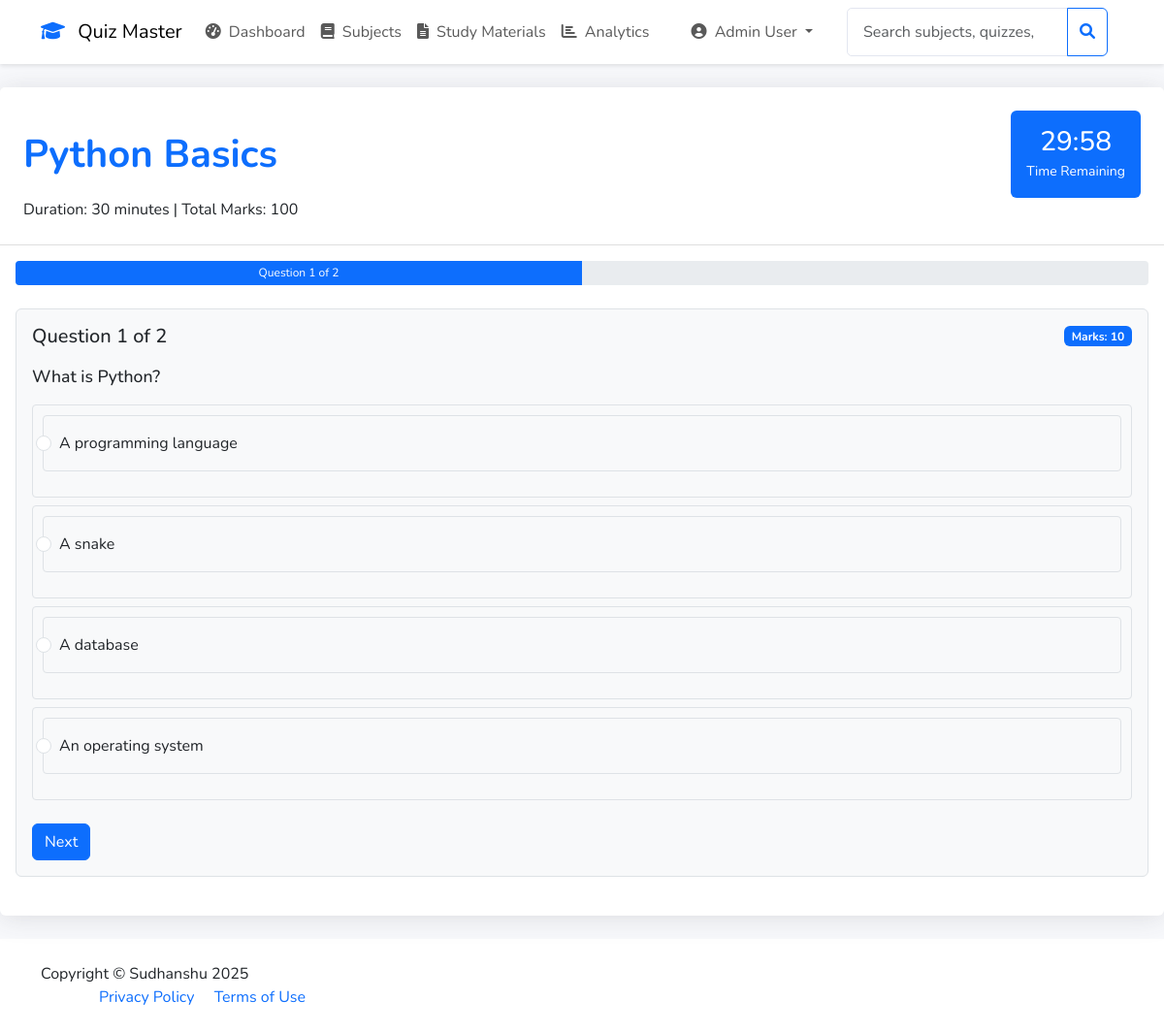
The page /user/quiz/1 (signed in) on the database its author committed.
### app/models/user.py (models this page shows, shortened)
class User(UserMixin, db.Model):
    __tablename__ = 'user'
    id = db.Column(db.Integer, primary_key=True)
    email = db.Column(db.String(120), unique=True, nullable=False)
    password_hash = db.Column(db.String(256), nullable=False)
    full_name = db.Column(db.String(100), nullable=False)
    qualification = db.Column(db.String(100), nullable=True)
    dob = db.Column(db.Date, nullable=True)
    is_admin = db.Column(db.Boolean, default=False)
    created_at = db.Column(db.DateTime, default=datetime.utcnow)
    scores = db.relationship('Score', backref='user', lazy=True)
    achievements = db.relationship('Achievement', backref='user', lazy=True)

### app/models/quiz.py (models this page shows)
class Quiz(db.Model):
    __tablename__ = 'quiz'
    id = db.Column(db.Integer, primary_key=True)
    title = db.Column(db.String(100), nullable=False)
    subject_id = db.Column(db.Integer, db.ForeignKey('subject.id'), nullable=False)
    duration = db.Column(db.Integer, nullable=False)  # in minutes
    total_marks = db.Column(db.Integer, nullable=False)
    created_at = db.Column(db.DateTime, default=datetime.utcnow)
    difficulty = db.Column(db.String(20), default='intermediate')  # Changed from difficulty_level
    category = db.Column(db.String(50))
    is_public = db.Column(db.Boolean, default=True)
    time_limit_enforced = db.Column(db.Boolean, default=True)
    passing_percentage = db.Column(db.Float, default=60.0)
    allow_review = db.Column(db.Boolean, default=True)
    subject = db.relationship('Subject', backref='quizzes')
    questions = db.relationship('Question', backref='quiz', lazy=True)
    scores = db.relationship('Score', backref='quiz', lazy=True)
    DIFFICULTY_LEVELS = ['beginner', 'intermediate', 'advanced', 'expert']
    CATEGORIES = ['Programming', 'Mathematics', 'Science', 'General Knowledge']

### app/models/question.py (models this page shows)
class Question(db.Model):
    id = db.Column(db.Integer, primary_key=True)
    quiz_id = db.Column(db.Integer, db.ForeignKey('quiz.id'), nullable=False)
    question_text = db.Column(db.Text, nullable=False)
    option1 = db.Column(db.String(200), nullable=False)
    option2 = db.Column(db.String(200), nullable=False)
    option3 = db.Column(db.String(200), nullable=False)
    option4 = db.Column(db.String(200), nullable=False)
    correct_answer = db.Column(db.Integer, nullable=False)  # 1, 2, 3, or 4
    marks = db.Column(db.Integer, nullable=False)

### app/routes.py (the view)
@user_bp.route('/quiz/<int:quiz_id>')
@login_required
def take_quiz(quiz_id):
    quiz = Quiz.query.get_or_404(quiz_id)
    questions = Question.query.filter_by(quiz_id=quiz_id).all()
    return render_template('user/take_quiz.html',
                         quiz=quiz,
                         questions=questions)

### app/__init__.py (called while the page is built)
def create_app():
    app = Flask(__name__)
    app.config.from_object(Config)
    db.init_app(app)
    login_manager.init_app(app)
    mail.init_app(app)
    @login_manager.user_loader
    def load_user(id):
        return User.query.get(int(id))
    @app.template_filter('strftime')
    def _jinja2_filter_datetime(date, fmt=None):
        if fmt is None:
            fmt = '%Y-%m-%d %H:%M'
        return date.strftime(fmt) if date else ''
    from app.routes import auth_bp, admin_bp, user_bp, main_bp
    app.register_blueprint(main_bp)
    app.register_blueprint(auth_bp)
    app.register_blueprint(admin_bp)
    app.register_blueprint(user_bp)
    return app

### app/templates/user/take_quiz.html (shortened to what this page needs)
{% extends "base.html" %}
{% block content %}
<div class="card">
    <div class="card-header">
        <div class="d-flex justify-content-between align-items-center">
            <h2>{{ quiz.title }}</h2>
            <div class="timer-container">
                <div class="timer-display bg-primary text-white p-3 rounded">
                    <h3 class="mb-0" id="timer">00:00</h3>
                    <small>Time Remaining</small>
                </div>
            </div>
        </div>
        <p class="mb-0">Duration: {{ quiz.duration }} minutes | Total Marks: {{ quiz.total_marks }}</p>
    </div>
    <div class="card-body">
        <form method="POST" action="{{ url_for('user.submit_quiz', quiz_id=quiz.id) }}" id="quizForm">
            <div class="progress mb-4">
                <div class="progress-bar" role="progressbar" id="questionProgress"
                     style="width: 0%"
                     aria-valuenow="0"
                     aria-valuemin="0"
                     aria-valuemax="100">
                </div>
            </div>
            {% for question in questions %}
            <div class="question-container mb-4 p-3 border rounded {% if not loop.first %}d-none{% endif %}"
                 id="question_{{ loop.index }}"
                 data-question-number="{{ loop.index }}">
                <div class="d-flex justify-content-between align-items-center mb-3">
                    <h5 class="mb-0">Question {{ loop.index }} of {{ questions|length }}</h5>
                    <span class="badge bg-primary">Marks: {{ question.marks }}</span>
                </div>
                <p class="question-text mb-3">{{ question.question_text }}</p>
                <div class="options">
                    {% for option_num in range(1, 5) %}
                    {% set option = question|attr('option' ~ option_num) %}
                    <div class="option-container mb-2">
                        <div class="form-check">
                            <input type="radio"
                                   name="question_{{ question.id }}"
                                   value="{{ option_num }}"
                                   class="form-check-input question-option"
                                   id="q{{ question.id }}_opt{{ option_num }}"
                                   required>
                            <label class="form-check-label" for="q{{ question.id }}_opt{{ option_num }}">
                                {{ option }}
                            </label>
                        </div>
                    </div>
                    {% endfor %}
                </div>
                <div class="navigation-buttons mt-4">
                    {% if loop.last %}
                    <button type="submit" class="btn btn-success float-end">Submit Quiz</button>
                    {% else %}
                    <button type="button" class="btn btn-primary float-end next-question">Next</button>
                    {% endif %}
                </div>
            </div>
            {% endfor %}
        </form>
    </div>
</div>
{% endblock %}

### app/templates/base.html (shortened to what this page needs)
<!DOCTYPE html>
<html lang="en">
<head>
    <link href="https://cdn.jsdelivr.net/npm/bootstrap@5.3.0/dist/css/bootstrap.min.css" rel="stylesheet">
    <link href="https://cdnjs.cloudflare.com/ajax/libs/font-awesome/6.0.0/css/all.min.css" rel="stylesheet">
    <link href="{{ url_for('static', filename='css/style.css') }}" rel="stylesheet">
</head>
<body>
    <nav class="navbar navbar-expand-lg navbar-light bg-white">
        <div class="container">
            <a class="navbar-brand" href="{{ url_for('main.index') }}">
                <i class="fas fa-graduation-cap text-primary me-2"></i>
                Quiz Master
            </a>
            <div class="collapse navbar-collapse" id="navbarNav">
                {% if current_user.is_authenticated %}
                    {% if current_user.is_admin %}
                        <ul class="navbar-nav me-auto">
                            <li class="nav-item">
                                <a class="nav-link" href="{{ url_for('admin.dashboard') }}">
                                    <i class="fas fa-tachometer-alt me-1"></i> Dashboard
                                </a>
                            </li>
                            <li class="nav-item">
                                <a class="nav-link" href="{{ url_for('admin.manage_subjects') }}">
                                    <i class="fas fa-book me-1"></i> Subjects
                                </a>
                            </li>
                            <li class="nav-item">
                                <a class="nav-link" href="{{ url_for('admin.manage_study_materials') }}">
                                    <i class="fas fa-file-alt me-1"></i> Study Materials
                                </a>
                            </li>
                            <li class="nav-item">
                                <a class="nav-link" href="{{ url_for('admin.quiz_analytics') }}">
                                    <i class="fas fa-chart-bar me-1"></i> Analytics
                                </a>
                            </li>
                        </ul>
                    {% endif %}
                    <ul class="navbar-nav">
                        <li class="nav-item dropdown">
                            <a class="nav-link dropdown-toggle" href="#" id="userDropdown" role="button" data-bs-toggle="dropdown">
                                <i class="fas fa-user-circle me-1"></i>
                                {{ current_user.full_name }}
                            </a>
                        </li>
                    </ul>
                {% endif %}
                {% if current_user.is_authenticated %}
                    <form class="d-flex ms-auto me-3" method="GET"
                          action="{{ url_for('admin.admin_search' if current_user.is_admin else 'user.user_search') }}">
                        <div class="input-group">
                            <input type="search" name="q" class="form-control"
                                   placeholder="{{ 'Search subjects, quizzes, or users...' if current_user.is_admin else 'Search quizzes...' }}">
                            <button class="btn btn-outline-primary" type="submit">
                                <i class="fas fa-search"></i>
                            </button>
                        </div>
                    </form>
                {% endif %}
            </div>
        </div>
    </nav>
    <main class="py-4">
        {% block content %}{% endblock %}
    </main>
    <footer class="bg-white py-4 mt-auto">
        <div class="container">
            <div class="row align-items-center">
                <div class="col-lg-6 text-lg-start">
                    Copyright &copy; Sudhanshu 2025
                <div class="col-lg-6 text-lg-end">
                    <a href="#" class="text-decoration-none me-3">Privacy Policy</a>
                    <a href="#" class="text-decoration-none">Terms of Use</a>
                </div>
            </div>
        </div>
    </footer>
</body>
</html>

### app/static/css/style.css (style rules this page uses)
:root { --primary-color: #4e73df; --secondary-color: #858796; --success-color: #1cc88a; --info-color: #36b9cc; --warning-color: #f6c23e; --danger-color: #e74a3b; --light-color: #f8f9fc; --dark-color: #5a5c69; }
body { font-family: 'Nunito', sans-serif; background-color: #f8f9fc; }
.navbar { box-shadow: 0 2px 4px rgba(0,0,0,.1); }
.card { border: none; box-shadow: 0 0.15rem 1.75rem 0 rgba(58, 59, 69, 0.15); transition: transform 0.2s ease-in-out; }
.form-control { border-radius: 5px; padding: 0.75rem 1rem; border: 1px solid #e3e6f0; }
.progress { height: 8px; border-radius: 4px; }
.card-header { background-color: #fff; border-bottom: 1px solid rgba(0, 0, 0, 0.125); padding: 1.5rem; }
.card h2 { color: #0d6efd; font-size: 2.5rem; font-weight: 700; margin: 0; }
.question-text { font-size: 1.2rem; color: #212529; }
.options .form-check { padding: 1rem; border: 1px solid #dee2e6; border-radius: 0.25rem; margin-bottom: 1rem; transition: all 0.2s ease; }

### app/templates/user/take_quiz.html (style rules this page uses)
.timer-display { text-align: center; border-radius: 8px; min-width: 120px; }
.question-container { background-color: #f8f9fa; border-radius: 8px; transition: all 0.3s ease; }
.option-container { padding: 10px; border: 1px solid #dee2e6; border-radius: 4px; margin-bottom: 10px; transition: all 0.2s ease; }
.navigation-buttons { display: flex; justify-content: space-between; align-items: center; }
.progress { height: 25px; }
.question-text { font-size: 1.1rem; font-weight: 500; }

### rows shown on the page
User: full_name "Admin User", q "Search subjects, quizzes, or users..."
Quiz: title "Python Basics", duration "30", total_marks "100"
Question: questions "2", marks "10", question_text "What is Python?", option1 "A programming language" "A snake" "A database" "An operating system"
